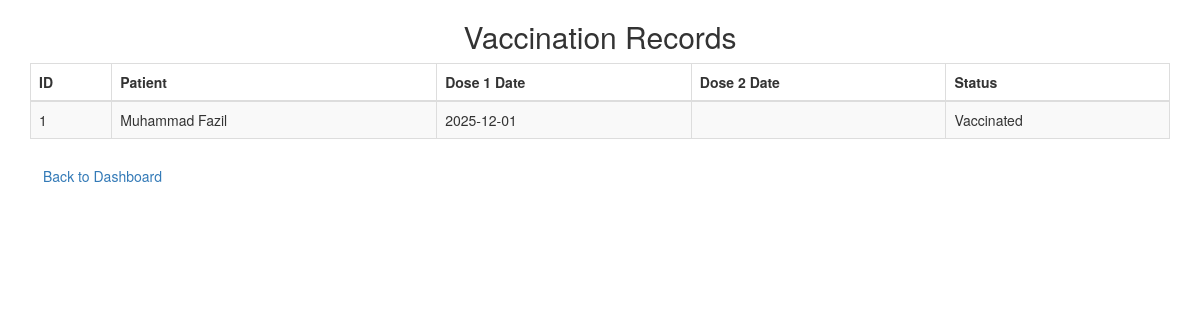
The page /admin/vaccines.php (signed in) on the database its author committed.
### tables this page shows
CREATE TABLE `vaccination` (
  `id` int(11) NOT NULL,
  `patient_id` int(11) DEFAULT NULL,
  `dose1_date` date DEFAULT NULL,
  `dose2_date` date DEFAULT NULL,
  `status` varchar(30) DEFAULT 'Not Vaccinated'
);

CREATE TABLE `signup` (
  `id` int(11) NOT NULL,
  `name` varchar(100) DEFAULT NULL,
  `email` varchar(100) DEFAULT NULL,
  `password` varchar(100) DEFAULT NULL,
  `age` int(11) DEFAULT NULL,
  `gender` varchar(10) DEFAULT NULL,
  `phone` varchar(20) DEFAULT NULL,
  `address` text DEFAULT NULL
);

### admin/vaccines.php (the view, shortened to what this page needs)
<?php
include 'db_connect.php';
$result = $conn->query("SELECT v.*, s.name as patient_name, s.email as patient_email FROM vaccination v LEFT JOIN signup s ON v.patient_id = s.id ORDER BY v.id DESC");
?>
<!DOCTYPE html>
<html>
<head>
    <link rel="stylesheet" href="../css/bootstrap.min.css">
</head>
<body class="container mt-5">
    <h2 class="text-center mb-4">Vaccination Records</h2>
    <table class="table table-bordered table-striped">
        <thead>
            <tr><th>ID</th><th>Patient</th><th>Dose 1 Date</th><th>Dose 2 Date</th><th>Status</th></tr>
        </thead>
        <tbody>
            <?php if($result && $result->num_rows > 0): while($row = $result->fetch_assoc()): ?>
            <tr>
                <td><?= $row['id']; ?></td>
                <td><?= htmlspecialchars(($row['patient_name'] ? $row['patient_name'] : 'Patient ID: '.$row['patient_id'])); ?></td>
                <td><?= htmlspecialchars($row['dose1_date']); ?></td>
                <td><?= htmlspecialchars($row['dose2_date']); ?></td>
                <td><?= htmlspecialchars($row['status']); ?></td>
            </tr>
            <?php endwhile; else: ?>
            <tr><td colspan="5" class="text-center">No vaccination records</td></tr>
            <?php endif; ?>
        </tbody>
    </table>
    <a href="dashboard.php" class="btn btn-secondary">Back to Dashboard</a>
</body>
</html>

### rows shown on the page
vaccination: id "1", signup.name "Muhammad Fazil", dose1_date "2025-12-01", status "Vaccinated"
